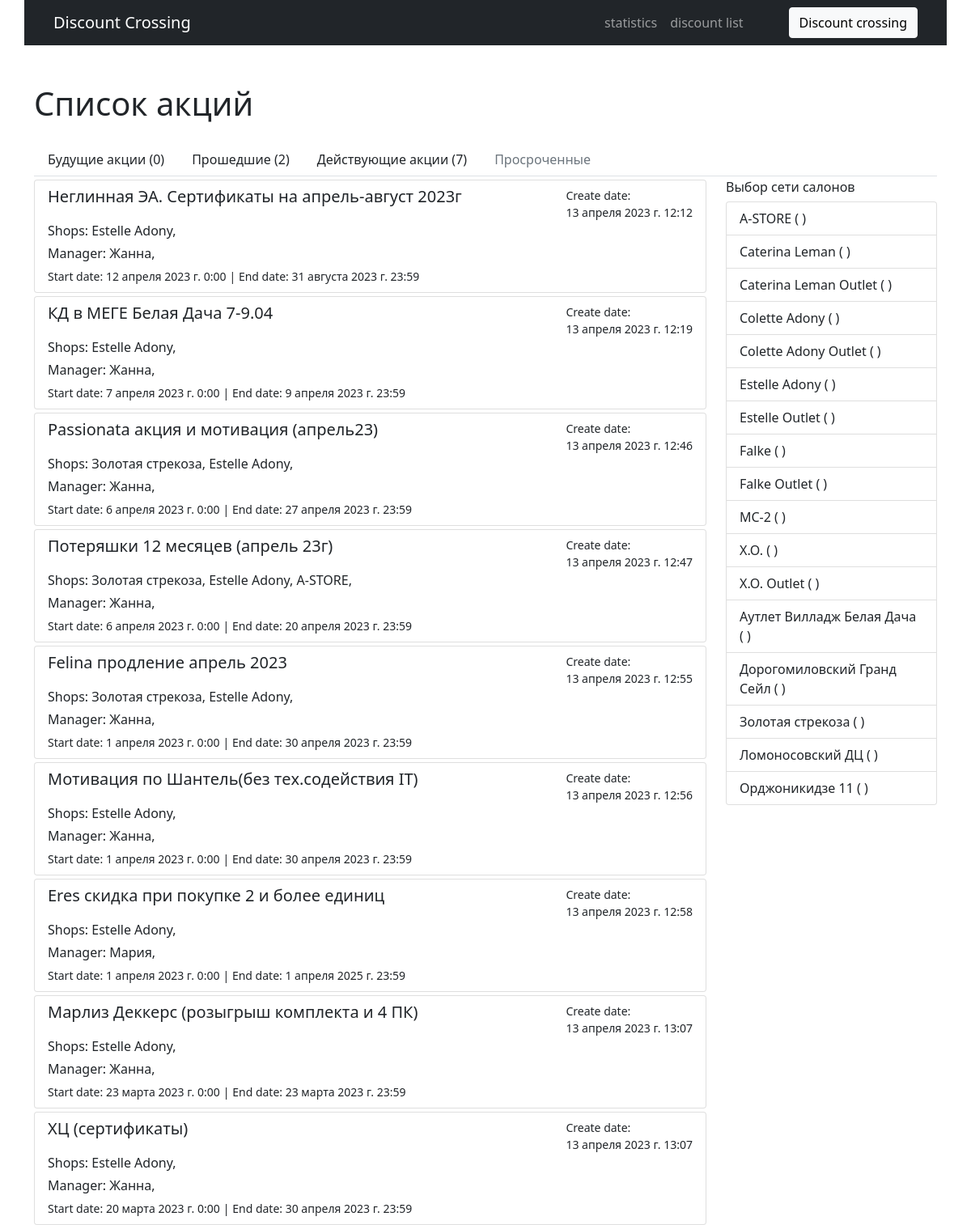
Screenshot of /discountList/filter/8/ with the database file from the repository.
### discount/models.py (models this page shows, shortened)
class DiscountData(models.Model):
    title = models.CharField(max_length=250, null=True, verbose_name='Название скидки')
    id_DO = models.IntegerField(blank=True, default=None, verbose_name='ID акции в ДО')
    startDate = models.DateTimeField(blank=True, default=None, verbose_name='Дата начала акции')
    endDate = models.DateTimeField(blank=True, default=None, verbose_name='Дата окончания окончания')
    description = models.TextField(max_length=1500, default='', blank=True, verbose_name='Описание')
    manager = models.ManyToManyField(ShopManagers)
    shops = models.ManyToManyField(Shop, verbose_name='магазины', related_name='shop')
    files = models.FileField(blank=True, verbose_name='Файлы', )
    createDate = models.DateTimeField(null=True, auto_now_add=True, editable=False)
    isDone = models.BooleanField(default=False, verbose_name='Подготовлена')
    idDoneDate = models.DateField(default='2000-01-01')
    slug = models.SlugField(blank=True, db_index=True, verbose_name='slug')
    class Meta:
        verbose_name = 'Акция'
        verbose_name_plural = 'Акции'

### shops/models.py (models this page shows)
class Shop(models.Model):
    title = models.CharField(max_length=250, null=True, verbose_name='Наименование магазина')
    manager = models.ManyToManyField(ShopManagers)
    countFutureDiscount = models.IntegerField(default=0, verbose_name='Количество будущих акций')
    countPastDiscount = models.IntegerField(default=0, verbose_name='Количество прошедших акций')
    CountCurrentDiscount = models.IntegerField(default=0, verbose_name='Количество текущих акций')
    def __str__(self):
        return self.title
    class Meta:
        verbose_name = 'Магазин'
        verbose_name_plural = 'Магазины'

class ShopManagers(models.Model):
    name = models.CharField(max_length=250, null=True, verbose_name='Руководить сети (акции)')
    phone = models.CharField(max_length=25, blank=True, default='+7', verbose_name='Телефон')
    def __str__(self):
        return self.name
    class Meta:
        verbose_name = 'Менеджер'
        verbose_name_plural = 'Менеджеры'

### discount/views.py (the view)
# urls.py: path('discountList', views.discountList, name='discountList'),
def discountList(request, shop_id=None):
    shopsList = Shop.objects.all().order_by('title')
    discountCurrent = DiscountData.objects.filter(startDate__lte=timezone.now()).filter(endDate__gte=timezone.now()).order_by('-startDate')
    discountsOld = DiscountData.objects.filter(startDate__lte=timezone.now()).filter(endDate__lte=timezone.now()).order_by('-startDate')
    discountsFuture = DiscountData.objects.filter(startDate__gte=timezone.now()).order_by('startDate')
    discountCounter = discountsFuture.count()
    discountCounterOld = discountsOld.count()
    discountCounterCurrent = discountCurrent.count()
    if request.path == '/discountList':
        discounts = discountsFuture
    elif request.path == '/discountListOld':
        discounts = discountsOld
    elif request.path == '/discountListCurrent':
        discounts = discountCurrent
    elif 'discountList/filter/' in request.path:
        discountCurrent = DiscountData.objects.filter(startDate__lte=timezone.now()).filter(shops__exact=shop_id).filter(endDate__gte=timezone.now()).order_by('-startDate')
        discountsOld = DiscountData.objects.filter(startDate__lte=timezone.now()).filter(shops__exact=shop_id).filter(endDate__lte=timezone.now()).order_by('-startDate')
        discountsFuture = DiscountData.objects.filter(startDate__gte=timezone.now()).filter(shops__exact=shop_id).order_by('startDate')
        discountCounter = discountsFuture.count()
        discountCounterOld = discountsOld.count()
        discountCounterCurrent = discountCurrent.count()
        discounts = DiscountData.objects.filter(shops__exact=shop_id)
    else:
        return redirect('discountList')
    context = {
        'discounts' : discounts,
        'counter' : discountCounter,
        'counterOLd' : discountCounterOld,
        'counterCurrent' : discountCounterCurrent,
        'shopListItem' : shopsList,
    }
    return render(request, template_name='discount_list.html', context=context)

### templates/discount_list.html (shortened to what this page needs)
{% extends 'base.html' %}
{% block content %}
{% url 'discountList' as url_discountList %}
{% url 'discountListOld' as url_discountListOld %}
{% url 'discountListCurrent' as url_discountListCurrent %}
<div class="container mt-5">
    <h1>Список акций</h1>
    <ul class="nav nav-tabs mt-4">
      <li class="nav-item">
        <a class="nav-link link-dark {% if url_discountList == request.path %}active{% endif %}" aria-current="page" href="{{ url_discountList }}">Будущие акции ({{ counter }})</a>
      </li>
      <li class="nav-item">
        <a class="nav-link link-dark {% if url_discountListOld == request.path %}active{% endif %}"
        href="{{ url_discountListOld }}">Прошедшие ({{ counterOLd }})</a>
      </li>
      <li class="nav-item">
        <a class="nav-link link-dark {% if url_discountListCurrent == request.path %}active{% endif %}"
        href="discountListCurrent">Действующие акции ({{ counterCurrent }})</a>
      </li>
      <li class="nav-item">
        <a class="nav-link disabled link-dark" href="#">Просроченные</a>
      </li>
    </ul>
    <div class="row">
    <div class="col-9">
      {% for discount in discounts %}
      <div class="list-group mt-1">
          <a href="/discountList/{{ discount.slug }}" class="list-group-item list-group-item-action" aria-current="true">
            <div class="d-flex w-100 justify-content-between">
              <h5 class="mb-1">{{ discount.title }}</h5>
              <small>Create date:<br> {{ discount.createDate }}</small>
            </div>
            <p class="mb-1">Shops: {% for shop in discount.shops.all %}{{ shop }},  {% endfor %}</p>
            <p class="mb-1">Manager: {% for manager in discount.manager.all %}{{ manager }},  {% endfor %}</p>
            <small>Start date: {{ discount.startDate }}</small>
            <small>| End date: {{ discount.endDate }}</small>
          </a>
      </div>
      {% endfor %}
    </div>
    <div class="col-3 mt-1">
      <h6>Выбор сети салонов</h6>
      <ul class="list-group">
        {% for shop in shopListItem %}
          <li class="list-group-item d-flex justify-content-between align-items-center">
            <a class="link-dark" style="text-decoration: none;" href="/discountList/filter/{{ shop.id }}">{{ shop.title }}
              (
              {% url 'discountList/filter/' shop.id as url_filter_discountList %}
              {% url 'discountListOld/filter/' shop.id as url_filter_discountListOld %}
              {% url 'discountListCurrent/filter/' shop.id as url_filter_discountListCurrent %}
              )
            </a>
          </li>
        {% endfor %}
      </ul>
    </div>
    </div>
</div>
{% endblock %}

### rows the page displays
DiscountData: title "Неглинная ЭА. Сертификаты на апрель-август 2023г", createDate "13 апреля 2023 г. 12:12", startDate "12 апреля 2023 г. 0:00", endDate "31 августа 2023 г. 23:59"
Shop: title "Estelle Adony"
ShopManagers: name "Жанна"
DiscountData: title "КД в МЕГЕ Белая Дача 7-9.04", createDate "13 апреля 2023 г. 12:19", startDate "7 апреля 2023 г. 0:00", endDate "9 апреля 2023 г. 23:59"
DiscountData: title "Passionata акция и мотивация (апрель23)", createDate "13 апреля 2023 г. 12:46", startDate "6 апреля 2023 г. 0:00", endDate "27 апреля 2023 г. 23:59"
Shop: title "Золотая стрекоза"
DiscountData: title "Потеряшки 12 месяцев (апрель 23г)", createDate "13 апреля 2023 г. 12:47", startDate "6 апреля 2023 г. 0:00", endDate "20 апреля 2023 г. 23:59"
Shop: title "A-STORE"
DiscountData: title "Felina продление апрель 2023", createDate "13 апреля 2023 г. 12:55", startDate "1 апреля 2023 г. 0:00", endDate "30 апреля 2023 г. 23:59"
DiscountData: title "Мотивация по Шантель(без тех.содействия IT)", createDate "13 апреля 2023 г. 12:56", startDate "1 апреля 2023 г. 0:00", endDate "30 апреля 2023 г. 23:59"
DiscountData: title "Eres скидка при покупке 2 и более единиц", createDate "13 апреля 2023 г. 12:58", startDate "1 апреля 2023 г. 0:00", endDate "1 апреля 2025 г. 23:59"
ShopManagers: name "Мария"
DiscountData: title "Марлиз Деккерс (розыгрыш комплекта и 4 ПК)", createDate "13 апреля 2023 г. 13:07", startDate "23 марта 2023 г. 0:00", endDate "23 марта 2023 г. 23:59"
DiscountData: title "ХЦ (сертификаты)", createDate "13 апреля 2023 г. 13:07", startDate "20 марта 2023 г. 0:00", endDate "30 апреля 2023 г. 23:59"
Shop: title "Caterina Leman"
Shop: title "Caterina Leman Outlet"
Shop: title "Colette Adony"
Shop: title "Colette Adony Outlet"
Shop: title "Estelle Outlet"
Shop: title "Falke"
Shop: title "Falke Outlet"
Shop: title "MC-2"
Shop: title "X.O."
Shop: title "X.O. Outlet"
Shop: title "Аутлет Вилладж Белая Дача"
Shop: title "Дорогомиловский Гранд Сейл"
Shop: title "Ломоносовский ДЦ"
Shop: title "Орджоникидзе 11"

### other values shown
{{ counter }} "0"
{{ counterOLd }} "2"
{{ counterCurrent }} "7"
